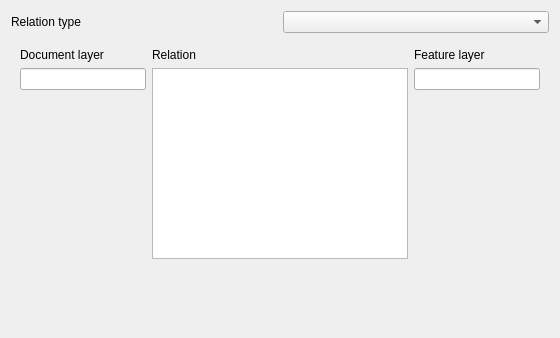
<?xml version="1.0" encoding="UTF-8"?>
<ui version="4.0">
 <class>ConfigurationWizardRelationPage</class>
 <widget class="QWidget" name="ConfigurationWizardRelationPage">
  <property name="geometry">
   <rect>
    <x>0</x>
    <y>0</y>
    <width>560</width>
    <height>338</height>
   </rect>
  </property>
  <layout class="QGridLayout" name="gridLayout_2">
   <item row="0" column="0">
    <widget class="QLabel" name="label">
     <property name="text">
      <string>Relation type</string>
     </property>
    </widget>
   </item>
   <item row="2" column="0" colspan="2">
    <widget class="QLabel" name="mErrorLabel">
     <property name="text">
      <string/>
     </property>
    </widget>
   </item>
   <item row="0" column="1">
    <widget class="QComboBox" name="mRelationTypeComboBox"/>
   </item>
   <item row="3" column="0">
    <spacer name="verticalSpacer">
     <property name="orientation">
      <enum>Qt::Vertical</enum>
     </property>
     <property name="sizeHint" stdset="0">
      <size>
       <width>20</width>
       <height>40</height>
      </size>
     </property>
    </spacer>
   </item>
   <item row="1" column="0" colspan="2">
    <widget class="QStackedWidget" name="stackedWidget">
     <widget class="QWidget" name="page">
      <layout class="QGridLayout" name="gridLayout">
       <item row="0" column="0">
        <widget class="QLabel" name="label_2">
         <property name="text">
          <string>Document layer</string>
         </property>
        </widget>
       </item>
       <item row="0" column="2">
        <widget class="QLabel" name="label_4">
         <property name="text">
          <string>Feature layer</string>
         </property>
        </widget>
       </item>
       <item row="0" column="1">
        <widget class="QLabel" name="label_3">
         <property name="text">
          <string>Relation</string>
         </property>
        </widget>
       </item>
       <item row="1" column="0" alignment="Qt::AlignTop">
        <widget class="QLineEdit" name="mManyToOneDocumentLayerLineEdit">
         <property name="readOnly">
          <bool>true</bool>
         </property>
        </widget>
       </item>
       <item row="1" column="2" alignment="Qt::AlignTop">
        <widget class="QLineEdit" name="mManyToOneFeatureLayerLineEdit">
         <property name="readOnly">
          <bool>true</bool>
         </property>
        </widget>
       </item>
       <item row="1" column="1">
        <widget class="QListWidget" name="mManyToOneRelationListWidget"/>
       </item>
      </layout>
     </widget>
     <widget class="QWidget" name="page_2"/>
    </widget>
   </item>
  </layout>
 </widget>
 <resources/>
 <connections/>
</ui>
